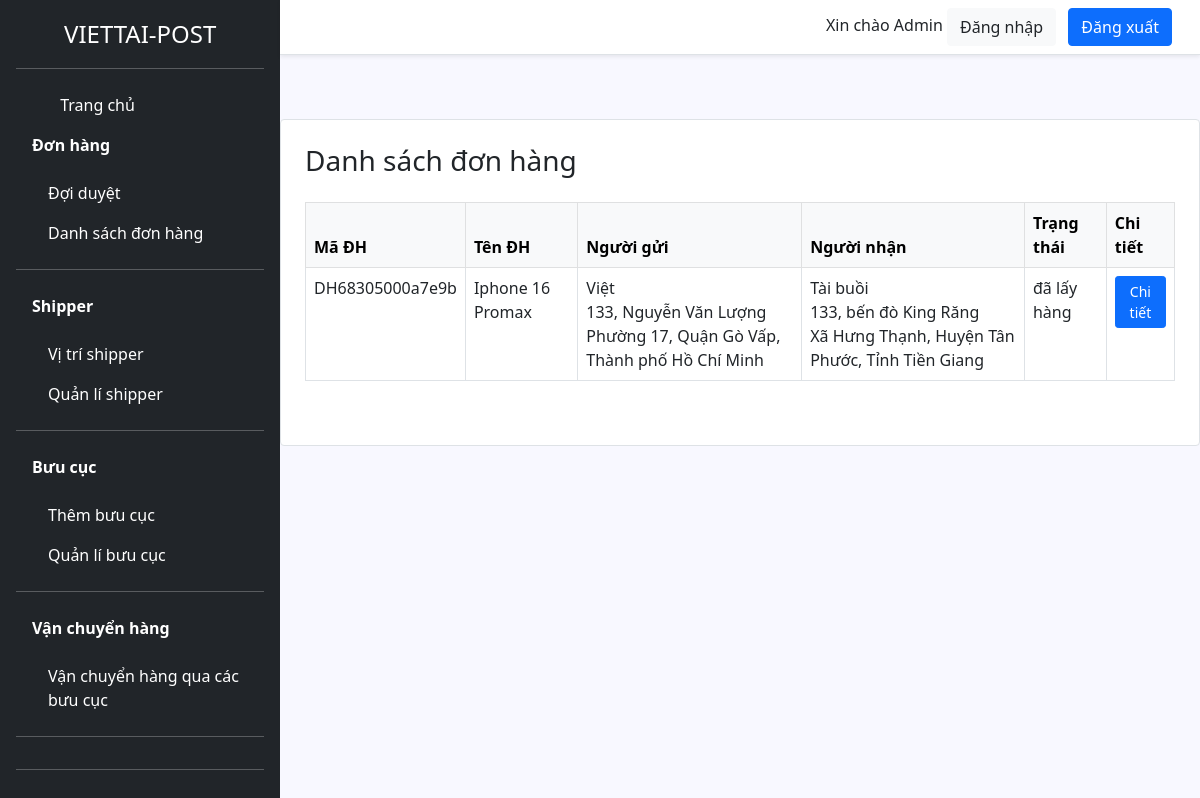
Before: /admin/don-hang.php with the older database file.
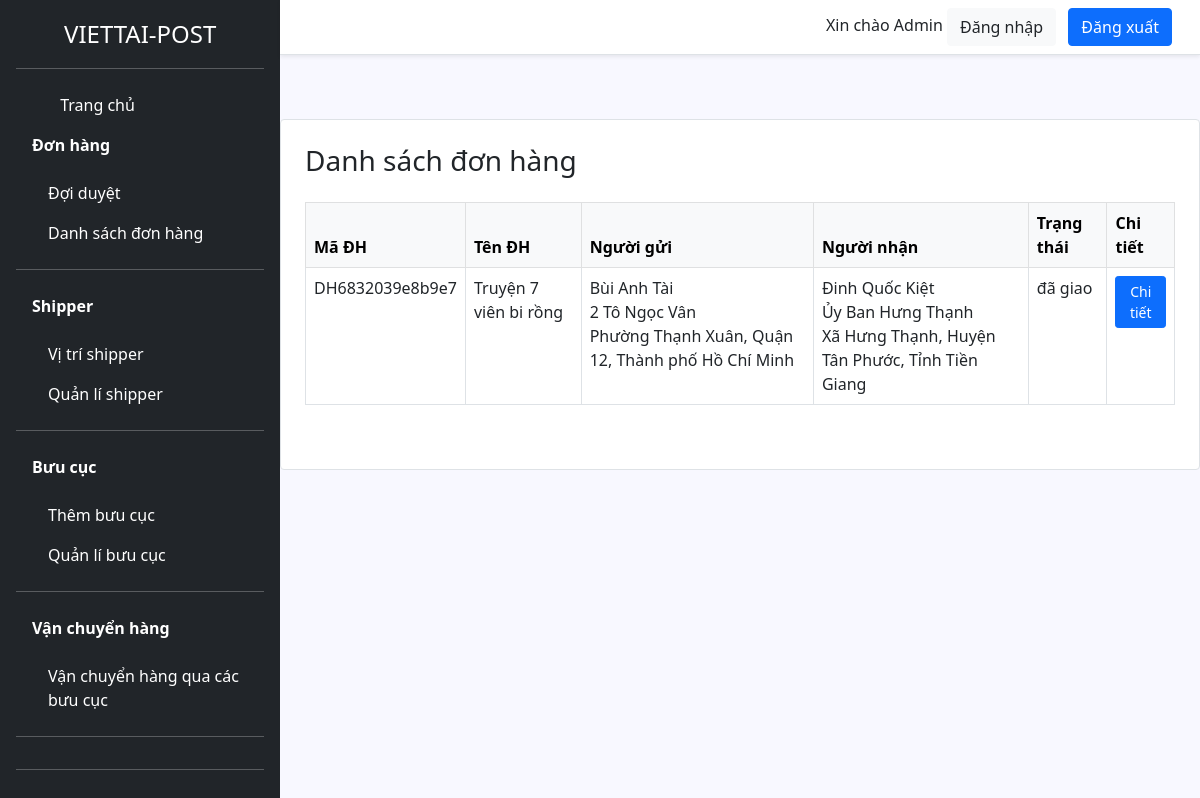
After: the same page with the newer database file.
### tables this page shows
CREATE TABLE `don_hang` (
  `ma_don_hang` varchar(50) NOT NULL,
  `ten_don_hang` varchar(50) NOT NULL,
  `so_luong` int(10) NOT NULL,
  `trong_luong` int(10) NOT NULL,
  `ten_nguoi_gui` varchar(100) DEFAULT NULL,
  `sdt_nguoi_gui` varchar(100) DEFAULT NULL,
  `ma_khach_hang` int(11) NOT NULL,
  `ten_nguoi_nhan` varchar(100) NOT NULL,
  `sdt_nguoi_nhan` varchar(20) DEFAULT NULL,
  `dia_chi_nguoi_gui` text NOT NULL,
  `dia_chi_nguoi_gui_mac_dinh` text NOT NULL,
  `lat_nguoi_gui` text DEFAULT NULL,
  `lng_nguoi_gui` text DEFAULT NULL,
  `dia_chi_nguoi_nhan` text DEFAULT NULL,
  `dia_chi_nguoi_nhan_mac_dinh` text NOT NULL,
  `lat_nguoi_nhan` text NOT NULL,
  `lng_nguoi_nhan` text DEFAULT NULL,
  `thu_ho` int(20) DEFAULT NULL,
  `trang_thai` enum('chờ xử lý','chờ shipper tới lấy','đã lấy hàng','đang giao','đã giao','hủy') DEFAULT 'chờ xử lý',
  `phi_van_chuyen` int(10) DEFAULT 0,
  `nguoi_tra_phi` varchar(100) DEFAULT NULL,
  `ngay_tao` datetime DEFAULT current_timestamp(),
  `thoi_gian_hen_lay` varchar(50) NOT NULL,
  `ngay_giao_du_kien` text NOT NULL,
  `ghi_chu` text DEFAULT NULL
);

### controller/cls-admin.php (called while the page is built, shortened)
<?php
class clsAdmin extends ConnectDB
{
    public function layTatCaDonHang()
    {
        $conn = $this->connect();
        $sql = "SELECT * FROM don_hang";
        $stmt = $conn->prepare($sql);
        $stmt->execute();
        return $stmt->fetchAll(PDO::FETCH_ASSOC);
    }
}

### admin/don-hang.php (the view, shortened to what this page needs)
<!DOCTYPE html>
<html lang="vi">
<head>
    <link rel="stylesheet" href="../asset/css/bootstrap.min.css">
    <link rel="stylesheet" href="../asset/css/style.css">
</head>
<?php
require_once '../controller/cls-admin.php';
$admin = new clsAdmin();
$tat_ca_don_hang = $admin->layTatCaDonHang();
?>
<body  class="d-flex">
    <?php
    require_once 'view/sidebar.php';
    ?>
    <div class="main-content">
    <?php
    require_once 'view/header.php';
    ?>
<div class="container px-4 pb-5 card border rounded-4 mt-5">
        <h3 class="mt-4">Danh sách đơn hàng</h3>
        <table class="table table-bordered table-hover mt-3">
            <thead class="table-light">
                <tr>
                    <th>Mã ĐH</th>
                    <th>Tên ĐH</th>
                    <th>Người gửi</th>
                    <th>Người nhận</th>
                    <th>Trạng thái</th>
                    <th>Chi tiết</th>
                </tr>
            </thead>
            <tbody>
                <?php foreach ($tat_ca_don_hang as $don): ?>
                <tr>
                    <td><?= $don['ma_don_hang'] ?></td>
                    <td><?= $don['ten_don_hang'] ?></td>
                    <td><?= $don['ten_nguoi_gui'] ?><br><?= $don['dia_chi_nguoi_gui'] ?><br><?= $don['dia_chi_nguoi_gui_mac_dinh'] ?></td>
                    <td><?= $don['ten_nguoi_nhan'] ?><br><?= $don['dia_chi_nguoi_nhan'] ?><br><?= $don['dia_chi_nguoi_nhan_mac_dinh'] ?></td>
                    <td><?= $don['trang_thai'] ?></td>
                    <td>
                        <button type="button" class="btn btn-primary btn-sm" data-bs-toggle="modal" data-bs-target="#modal<?= $don['ma_don_hang'] ?>">
                            Chi tiết
                        </button>
                    </td>
                </tr>
                <?php endforeach; ?>
            </tbody>
        </table>
</div>
</body>
</html>

### admin/view/sidebar.php (shortened to what this page needs)
<div class="d-flex flex-column flex-shrink-0 p-3 text-white bg-dark" style="width: 280px;">
    <a href="/" class="d-flex align-items-center mb-3 mb-md-0 me-md-auto text-white text-decoration-none">
      <svg class="bi me-2" width="40" height="32"><use xlink:href="#bootstrap"></use></svg>
      <span class="fs-4">VIETTAI-POST</span>
    </a>
    <hr>
    <ul class="nav nav-pills flex-column mb-auto">
      <li class="nav-item">
        <a href="home.php" class="nav-link text-white" aria-current="page">
          <svg class="bi me-2" width="16" height="16"><use xlink:href="#home"></use></svg>
          Trang chủ
        </a>
      </li>
       <li class="nav-item">
        <span class="nav-link text-white"><b>Đơn hàng</b></span>
        <ul style="list-style:none; padding-left: 1rem; margin-top: 0.5rem;">
          <li>
            <a class="nav-link text-white" href="duyet-don.php">Đợi duyệt</a>
          </li>
          <li>
            <a class="nav-link text-white" href="don-hang.php">Danh sách đơn hàng</a>
          </li>
        </ul>
      </li>
      <hr>
      <li class="nav-item">
        <span class="nav-link text-white"><b>Shipper</b></span>
        <ul style="list-style:none; padding-left: 1rem; margin-top: 0.5rem;">
          <li>
            <a class="nav-link text-white" href="vi-tri-shipper.php">Vị trí shipper</a>
          </li>
          <li>
            <a class="nav-link text-white" href="quan-li-shipper.php">Quản lí shipper</a>
          </li>
        </ul>
      </li>
      <hr>
      <li class="nav-item">
        <span class="nav-link text-white"><b>Bưu cục</b></span>
        <ul style="list-style:none; padding-left: 1rem; margin-top: 0.5rem;">
          <li>
            <a class="nav-link text-white" href="them-buu-cuc.php">Thêm bưu cục</a>
          </li>
          <li>
            <a class="nav-link text-white" href="quan-li-buu-cuc.php">Quản lí bưu cục</a>
          </li>
        </ul>
      </li>
      <hr>
      <li class="nav-item">
        <span class="nav-link text-white"><b>Vận chuyển hàng</b></span>
        <ul style="list-style:none; padding-left: 1rem; margin-top: 0.5rem;">
          <li>
            <a class="nav-link text-white" href="van-chuyen-hang.php">Vận chuyển hàng qua các bưu cục</a>
          </li>
        </ul>
      </li>
      <hr>
    </ul>
    <hr>
  </div>
   <link rel="stylesheet" href="../asset/css/bootstrap.min.css">
    <link rel="stylesheet" href="../asset/css/style.css">

### admin/view/header.php
<div class="px-3 py-2 border-bottom mb-3 shadow-sm bg-white">
      <div class="container d-flex flex-wrap justify-content-end">
        <div class="text-end">
          Xin chào Admin
          <button type="button" class="btn btn-light text-dark me-2">Đăng nhập</button>
          <button type="button" class="btn btn-primary">Đăng xuất</button>
        </div>
      </div>
    </div>

### asset/css/style.css (style rules this page uses)
.main-content { width: calc(100% - 280px); min-height: 100vh; display: flex; flex-direction: column; }
body { background-color: ghostwhite; }

Changed rows visible on the page:
removed don_hang: ma_don_hang "DH68305000a7e9b", ten_don_hang "Iphone 16 Promax", ten_nguoi_gui "Việt", dia_chi_nguoi_gui "133, Nguyễn Văn Lượng", dia_chi_nguoi_gui_mac_dinh "Phường 17, Quận Gò Vấp, Thành phố Hồ Chí Minh", ten_nguoi_nhan "Tài buồi", dia_chi_nguoi_nhan "133, bến đò King Răng", dia_chi_nguoi_nhan_mac_dinh "Xã Hưng Thạnh, Huyện Tân Phước, Tỉnh Tiền Giang", trang_thai "đã lấy hàng"
added don_hang: ma_don_hang "DH6832039e8b9e7", ten_don_hang "Truyện 7 viên bi rồng", ten_nguoi_gui "Bùi Anh Tài", dia_chi_nguoi_gui "2 Tô Ngọc Vân", dia_chi_nguoi_gui_mac_dinh "Phường Thạnh Xuân, Quận 12, Thành phố Hồ Chí Minh", ten_nguoi_nhan "Đinh Quốc Kiệt", dia_chi_nguoi_nhan "Ủy Ban Hưng Thạnh", dia_chi_nguoi_nhan_mac_dinh "Xã Hưng Thạnh, Huyện Tân Phước, Tỉnh Tiền Giang", trang_thai "đã giao"
